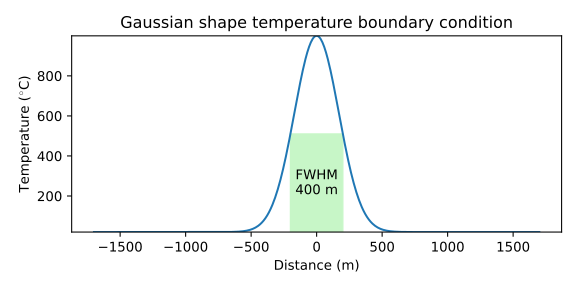

Write Python code to recreate this figure.
xmin,xmax=-1700,1700
Tmin,Tmax=20,1000
wGauss,x0=400,0
xigma = wGauss/2.355
# see https://en.wikipedia.org/wiki/Full_width_at_half_maximum
fig=plt.figure(figsize=(6,3))
ax=plt.gca()
x=np.linspace(xmin,xmax,500)
y=Tmin+(Tmax-Tmin)*np.exp(-(x-x0)*(x-x0)/(2*xigma*xigma))
ax.plot(x,y)
ax.axvspan(x0-wGauss/2,x0+wGauss/2,ymax=0.5, alpha=0.5, color='lightgreen')
ax.text(0.5,0.25,'FWHM\n%.0f m'%(wGauss), va='center',ha='center',transform=ax.transAxes)
ax.set_ylabel('Temperature ($^{\circ}$C)')
ax.set_xlabel('Distance (m)')
ax.set_title('Gaussian shape temperature boundary condition')
ax.set_ylim(y.min(),y.max())
plt.tight_layout()
plt.show()
